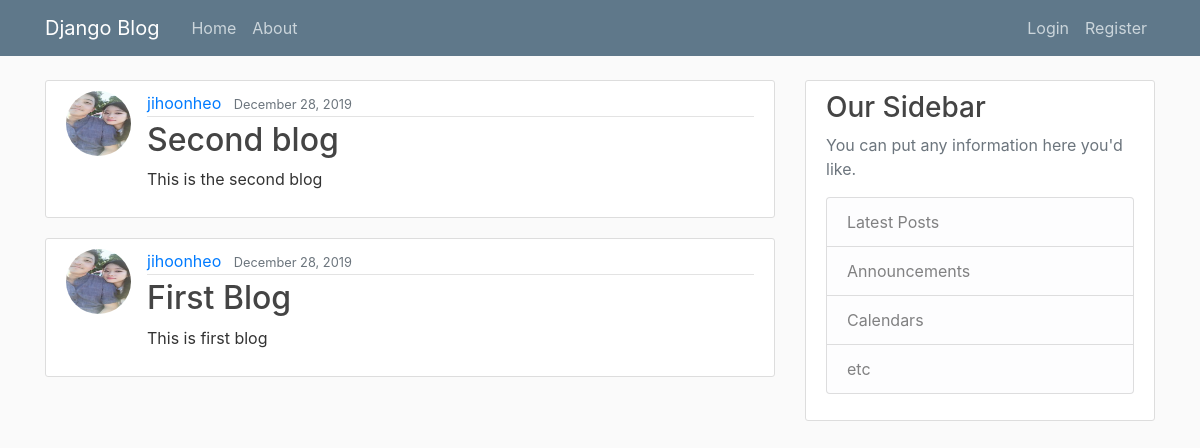
The app's page /, older data.
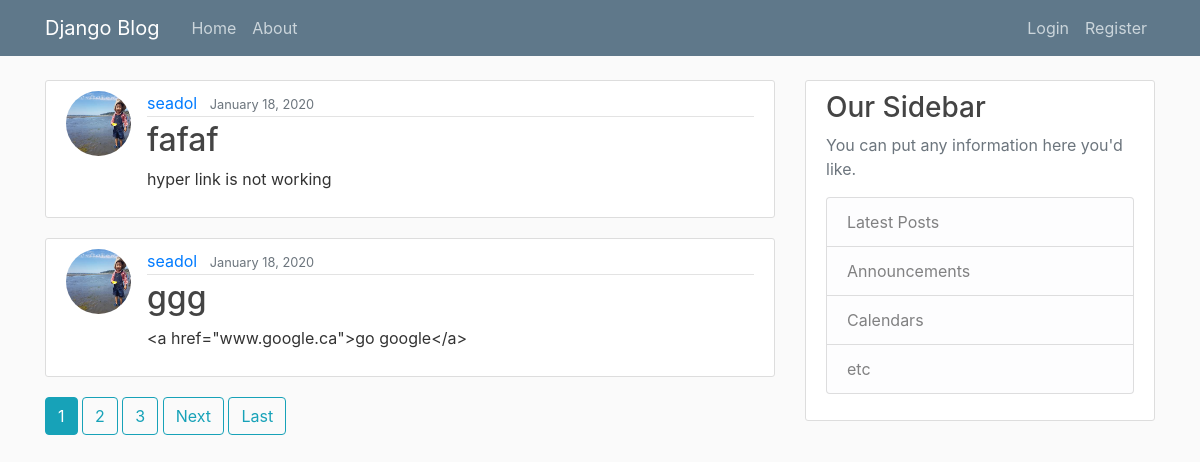
The same page, newer data.
### blog/models.py (models this page shows, shortened)
class Post(models.Model):
    title = models.CharField(max_length=100)
    content = models.TextField()
    date_posted = models.DateTimeField(default=timezone.now)
    author = models.ForeignKey(User, on_delete=models.CASCADE)

### users/models.py (models this page shows, shortened)
class Profile(models.Model):
    user = models.OneToOneField(User, on_delete=models.CASCADE)
    image = models.ImageField(default='default.jpg', upload_to='profile_pics')

### blog/views.py (the view)
class PostListView(ListView):
    model = Post
    template_name = 'blog/home.html'   # <app>/<model>_<viewtype>.html
    context_object_name = 'posts'
    ordering = ['-date_posted']
    paginate_by = 2

### blog/templates/blog/home.html (shortened to what this page needs)
{% extends "blog/base.html" %}
{% block content %}
    {% for post in posts %}
    <article class="media content-section">
            <img class="rounded-circle article-img" src="{{ post.author.profile.image.url }}" alt="profile img">
            <div class="media-body">
              <div class="article-metadata">
                <a class="mr-2" href="#">{{ post.author }}</a>
                <small class="text-muted">{{ post.date_posted|date:"F d, Y" }}</small>
              </div>
              <h2><a class="article-title" href="{% url 'post-detail' post.id %}">{{ post.title }}</a></h2>
              <p class="article-content">{{ post.content }}</p>
            </div>
    </article>
    {% endfor %}
    {% if is_paginated %}
      {% for num in page_obj.paginator.page_range %}
        {% if page_obj.number == num %}
            <a class="btn btn-info mb-4" href="?page={{ num }}">{{ num }}</a>
          {% elif num > page_obj.number|add:'-3' and num < page_obj.number|add:'3'%}
            <a class="btn btn-outline-info mb-4" href="?page={{ num }}">{{ num }}</a>
        {% endif %}
      {% endfor %}
        {% if page_obj.has_next %}
          <a class="btn btn-outline-info mb-4" href="?page={{ page_obj.next_page_number }}">Next</a>
          <a class="btn btn-outline-info mb-4" href="?page={{ page_obj.paginator.num_pages }}">Last</a>
        {% endif %}
    {% endif%}
{% endblock content %}

### blog/templates/blog/base.html (shortened to what this page needs)
{% load static %}
<!DOCTYPE html>
<html lang="en">
<head>
        <link rel="stylesheet" href="https://stackpath.bootstrapcdn.com/bootstrap/4.4.1/css/bootstrap.min.css">
        <link rel="stylesheet" href="{% static 'blog/main.css' %}">
</head>
<body>
        <header class="site-header">
                <nav class="navbar navbar-expand-md navbar-dark bg-steel fixed-top">
                  <div class="container">
                    <a class="navbar-brand mr-4" href="{% url 'blog-home' %}">Django Blog</a>
                    <div class="collapse navbar-collapse" id="navbarToggle">
                      <div class="navbar-nav mr-auto">
                        <a class="nav-item nav-link" href="{% url 'blog-home' %}">Home</a>
                        <a class="nav-item nav-link" href="{% url 'blog-about' %}">About</a>
                      </div>
                      <div class="navbar-nav">
                        {% if user.is_authenticated %}
                          <a class="nav-item nav-link" href="{% url 'post-create' %}">New Post</a>
                          <a class="nav-item nav-link" href="{% url 'logout' %}">Logout</a>
                          <a class="nav-item nav-link" href="{% url 'profile' %}">Profile</a>
                        {% else %}
                          <a class="nav-item nav-link" href="{% url 'login' %}">Login</a>
                          <a class="nav-item nav-link" href="{% url 'register' %}">Register</a>
                        {% endif %}
                      </div>
                    </div>
                  </div>
                </nav>
              </header>
              <main role="main" class="container">
                    <div class="row">
                      <div class="col-md-8">
                        {% block content %}{% endblock %}
                      </div>
                      <div class="col-md-4">
                        <div class="content-section">
                          <h3>Our Sidebar</h3>
                          <p class='text-muted'>You can put any information here you'd like.
                            <ul class="list-group">
                              <li class="list-group-item list-group-item-light">Latest Posts</li>
                              <li class="list-group-item list-group-item-light">Announcements</li>
                              <li class="list-group-item list-group-item-light">Calendars</li>
                              <li class="list-group-item list-group-item-light">etc</li>
                            </ul>
                          </p>
                        </div>
                      </div>
                    </div>
                  </main>
</body>
</html>

### blog/static/blog/main.css (style rules this page uses)
body { background: #fafafa; color: #333333; margin-top: 5rem; }
h1, h2, h3, h4, h5, h6 { color: #444444; }
ul { margin: 0; }
.bg-steel { background-color: #5f788a; }
.site-header .navbar-nav .nav-link { color: #cbd5db; }
.content-section { background: #ffffff; padding: 10px 20px; border: 1px solid #dddddd; border-radius: 3px; margin-bottom: 20px; }
.article-title { color: #444444; }
.article-content { white-space: pre-line; }
.article-img { height: 65px; width: 65px; margin-right: 16px; }
.article-metadata { padding-bottom: 1px; margin-bottom: 4px; border-bottom: 1px solid #e3e3e3 }

Row changes from the older to the newer data that the page shows:
no longer on this page (row unchanged): Post: author.profile.image (picture), author "jihoonheo", date_posted "December 28, 2019", title "Second blog", content "This is the second blog"
no longer on this page (row unchanged): Post: author.profile.image (picture), author "jihoonheo", date_posted "December 28, 2019", title "First Blog", content "This is first blog"
added Post: author.profile.image (placeholder picture), author "seadol", date_posted "January 18, 2020", title "fafaf", content "hyper link is not working"
added Post: author.profile.image (placeholder picture), author "seadol", date_posted "January 18, 2020", title "ggg", content "<a href=\"www.google.ca\">go google</a>"
Text that changed along with them:
new list line: "1"
new list line: "2"
new list line: "3"
text now shown: "Next Last"
